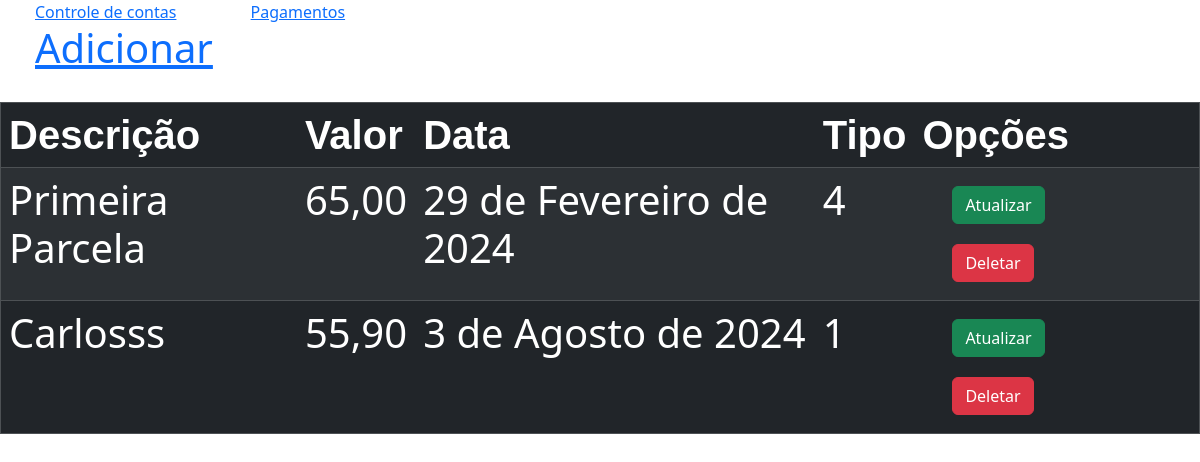
Before: /controle_contas_pagamentos/pagamento with the older database file.
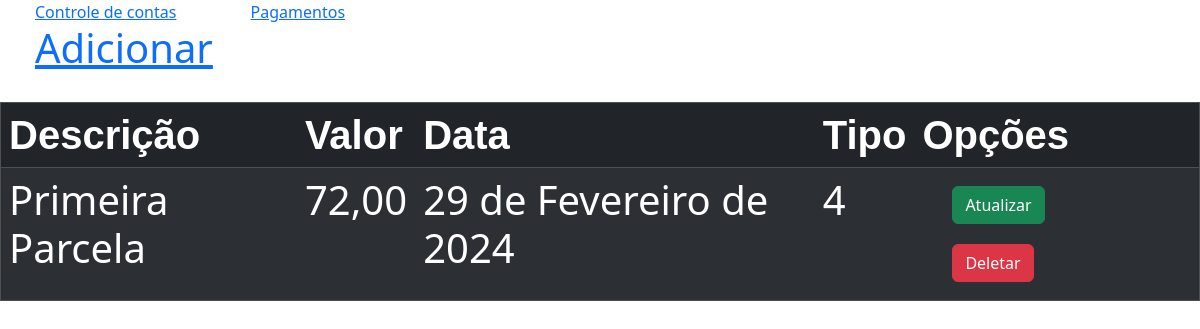
After: the same page with the newer database file.
### controle_contas_pagamentos/models.py (models this page shows, shortened)
class Pagamento(models.Model):
    descricao= models.CharField(max_length=255,null=False,blank=False,help_text='Descreva o seu pagamento')
    valor=models.DecimalField(max_digits=5,decimal_places=2,null=False,blank=False,help_text='Digite o valor do pagamento')
    data = models.DateField(help_text='Informe quando sera o pagamento')
    tipo = models.CharField(max_length=15,choices=TIPOPAG,default='4')

### controle_contas_pagamentos/views.py (the view)
# urls.py: path('controle_contas_pagamentos/pagamento', views.pagamento, name='pagamento'),
def pagamento(request):
    pagamentos = Pagamento.objects.order_by('data')
    context = {'pagamentos': pagamentos}
    return render(request,'controle_contas_pagamentos/pagamento.html', context)

### controle_contas_pagamentos/templates/controle_contas_pagamentos/pagamento.html
{% extends 'base.html'%}
{%block content%}
    <h1><Pagamentos/h1>
        <a href ="{% url 'cad_pagamento' %}">Adicionar</a>
        <table border= "1" class="table table-dark table-striped table-hover">
            <thead>
            <tr>
                <th>Descrição</th>
                <th>Valor</th>
                <th>Data</th>
                <th>Tipo</th>
                <th>Opções</th>
            </tr>
        </thead>
        <tbody>
            {% for pag in pagamentos %}
            <tr>
                <td>{{pag.descricao}}</td>
                <td>{{pag.valor}}</td>
                <td>{{pag.data}}</td>
                <td>{{pag.tipo}}</td>
                <td>
                    <a href="{% url 'upd_pagamento' pag.id %}" class="btn btn-success">Atualizar</a>
                    <a href="{% url 'del_pagamento' pag.id %}" class="btn btn-danger">Deletar</a>
                </td>
            </tr>
            {%empty%}
            <tr>
                <td colspan="4">Sem pagamentos Informados</td>
            </tr>
            {% endfor %}
        </table>
{%endblock content%}

Changed rows visible on the page:
removed Pagamento: descricao "Carlosss", valor "55,90", data "3 de Agosto de 2024", tipo "1"
changed Pagamento "Primeira Parcela": valor "65,00" → "72,00"
